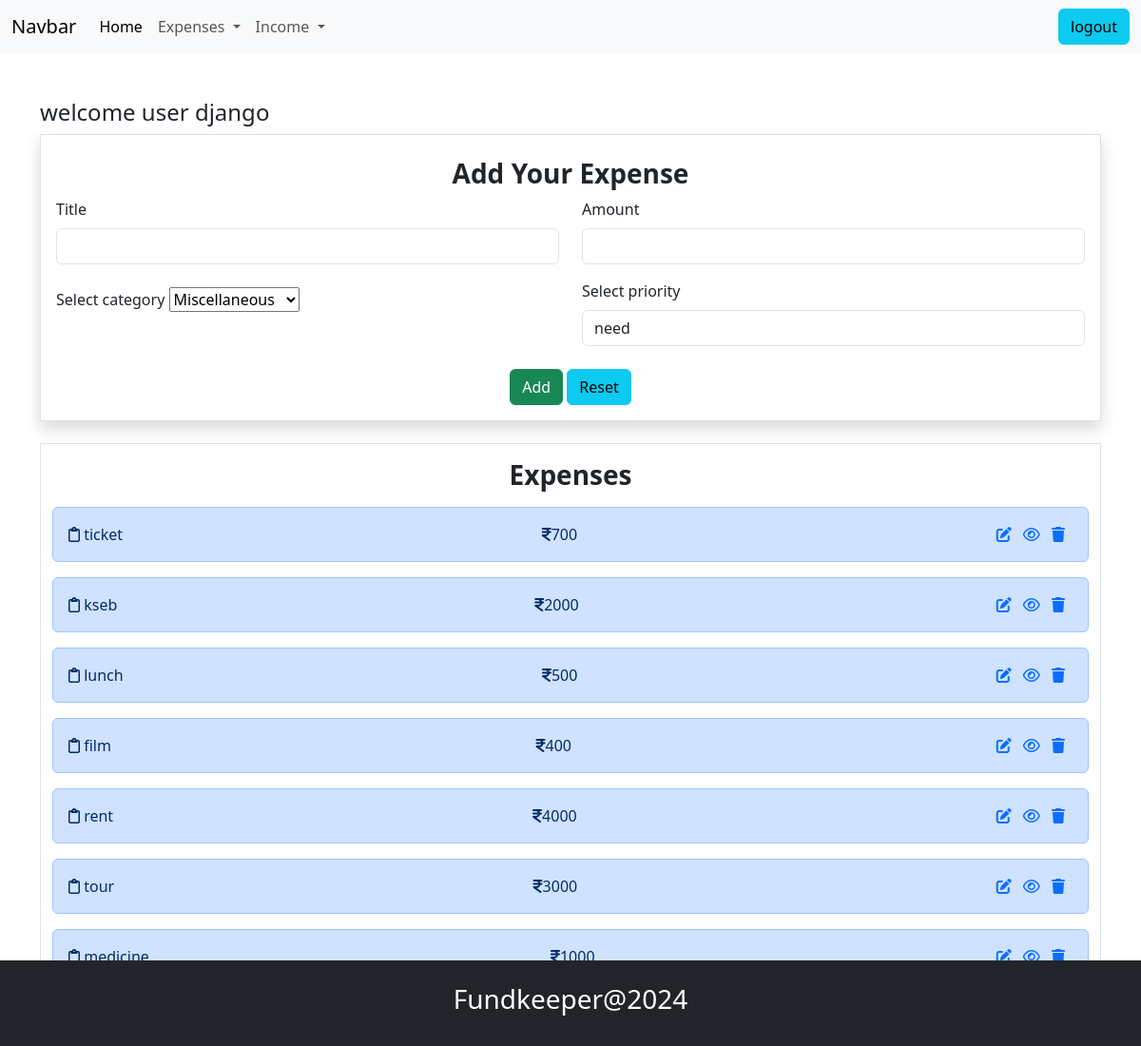
The app's page /expense/add/ (signed in) with its own data.
### budget/models.py (models this page shows, shortened)
class ExpenseModels(models.Model):
    title=models.CharField(max_length=200)
    amount=models.PositiveIntegerField()
    expense_categories = (
        ("Housing", "Housing"),
        ("Transportation", "Transportation"),           # options are given in tuple
        ("Food", "Food"),
        ("Health", "Health"),
        ("Entertainment", "Entertainment"),
        ("DebtPayments", "Debt Payments"),
        ("PersonalCare", "Personal Care"),
        ("Education", "Education"),
        ("Savings", "Savings"),
        ("Miscellaneous", "Miscellaneous")
    )
    category=models.CharField(max_length=200,choices=expense_categories,default="Miscellaneous")
    user_object=models.ForeignKey(User,on_delete=models.CASCADE)
    created_date=models.DateField(auto_now_add=True)    # auto_now_add =True   is used to automaticaly adding the date
    priority_options=(
        ("need","need"),
        ("want","want")
    )
    priority=models.CharField(max_length=200,choices=priority_options,default="need")

### budget/views.py (the view, shortened to what this page needs)
# urls.py: path("expense/add/",views.ExpenseCreateView.as_view(),name="expense-add"),
@method_decorator(signin_required,name="dispatch")
class ExpenseCreateView(View):
    def get(self,request,*args,**kwargs):
        if not request.user.is_authenticated:
             messages.error(request,"invalid session please login")
             return redirect("signin")
        form_instance=ExpenseModelForm()
        qs=ExpenseModels.objects.filter(user_object=request.user)  # login cheeyathe user nte expense mathrame list cheeyuu
        return render(request,"expense_add.html",{"form":form_instance,"data":qs})

### budget/forms.py
class ExpenseModelForm(forms.ModelForm):
    class Meta:
        model=ExpenseModels
        exclude=("id","created_date","user_object")
        widgets={
            "title":forms.TextInput(attrs={"class":"form-control mt-2"}),
            "amount":forms.NumberInput(attrs={"class":"form-control mt-2"}),
            "category":forms.Select(attrs={"class":"form-control,form-select mt-2"}),
            "priority":forms.Select(attrs={"class":"form-control mt-2 mb-2"})
        }

### budget/templates/expense_add.html (shortened to what this page needs)
{%extends "base.html"%}
{%block main_block%}
    <div class="container mt-5">
         <h4>welcome user {{request.user}}</h4>
        <div class="container-fluid border p-3 shadow mb-4"
        data-aos="zoom-out-up"
        data-aos-easing="ease-out-cubic"
        data-aos-duration="2000">
            <h3 class="text-center fw-bold my-2">Add Your Expense</h3>
            <form action="" method="post">
                <div class="mb-3">
                   <div class="row">
                    <div class="col-6">
                        <label for="">Title</label>
                        {{form.title}}
                    </div>
                    <div class="col-6">
                        <label for="">Amount</label>
                        {{form.amount}}
                    </div>
                   </div>
                </div>
                <div class="mb-3">
                    <div class="row">
                     <div class="col-6">
                         <label for="">Select category</label>
                         {{form.category}}
                     </div>
                     <div class="col-6">
                         <label for="">Select priority</label>
                         {{form.priority}}
                     </div>
                    </div>
                 </div>
                 <div class="d-flex justify-content-center">
                   <div>
                    <button type="submit" class="btn btn-success">Add</button>
                    <button type="reset" class="btn btn-info">Reset</button>
                   </div>
                 </div>
            </form>
        </div>
        <div class="container-fluid border mb-5">
            <h3 class="text-center fw-bold my-3">Expenses</h3>
            {%for e in data%}
            <div class="alert alert-primary d-flex justify-content-between" role="alert" data-aos="fade-down"
            data-aos-easing="linear"
            data-aos-duration="1000">
               <div> <i class="fa-regular fa-clipboard"></i> {{e.title}}</div>
             <div>   <i class="fa-solid fa-indian-rupee-sign"></i>{{e.amount}}</div>
                <div>
                    <a href=" {%url 'expense-change' e.id%}" class="me-2"><i class="fa-solid fa-pen-to-square"> </i></a>
                    <a href="{%url 'expense-detail' e.id%}" class="me-2"><i  class="fa-regular fa-eye"></i></a>
                    <a href="{%url 'expense-remove' e.id%}" class="me-2"><i class="fa-solid fa-trash"></i></a>
                </div>
              </div>
            {%endfor%}
        </div>
    </div>
{%endblock%}

### records on screen
ExpenseModels: title "ticket", amount "700"
ExpenseModels: title "kseb", amount "2000"
ExpenseModels: title "lunch", amount "500"
ExpenseModels: title "film", amount "400"
ExpenseModels: title "rent", amount "4000"
ExpenseModels: title "tour", amount "3000"
ExpenseModels: title "medicine", amount "1000"

### other values on screen
{{ request.user }} "django"
